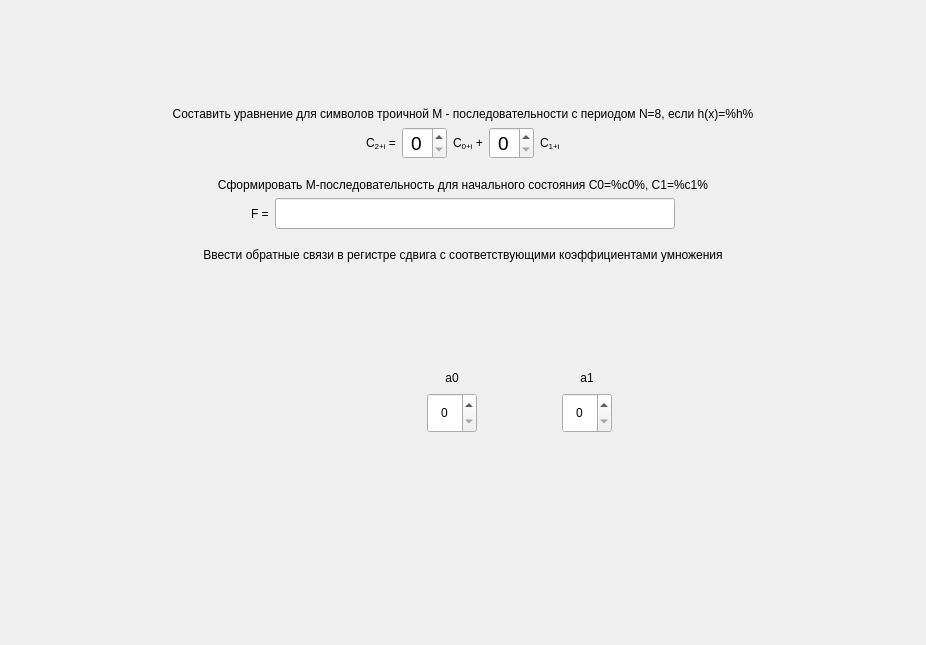
<?xml version="1.0" encoding="UTF-8"?>
<ui version="4.0">
 <class>ScreenTask10</class>
 <widget class="QFrame" name="ScreenTask10">
  <property name="geometry">
   <rect>
    <x>0</x>
    <y>0</y>
    <width>926</width>
    <height>645</height>
   </rect>
  </property>
  <property name="windowTitle">
   <string>Frame</string>
  </property>
  <layout class="QGridLayout" name="gridLayout">
   <property name="leftMargin">
    <number>0</number>
   </property>
   <property name="topMargin">
    <number>0</number>
   </property>
   <property name="rightMargin">
    <number>0</number>
   </property>
   <property name="bottomMargin">
    <number>0</number>
   </property>
   <item row="0" column="0">
    <layout class="QVBoxLayout" name="verticalLayout">
     <item>
      <spacer name="verticalSpacer">
       <property name="orientation">
        <enum>Qt::Vertical</enum>
       </property>
       <property name="sizeHint" stdset="0">
        <size>
         <width>0</width>
         <height>0</height>
        </size>
       </property>
      </spacer>
     </item>
     <item>
      <widget class="QLabel" name="titleA">
       <property name="styleSheet">
        <string notr="true">font: 75 16pt &quot;MS Shell Dlg 2&quot;;</string>
       </property>
       <property name="text">
        <string>Составить уравнение для символов троичной М - последовательности с периодом N=8, если h(x)=%h%</string>
       </property>
       <property name="alignment">
        <set>Qt::AlignCenter</set>
       </property>
       <property name="wordWrap">
        <bool>true</bool>
       </property>
      </widget>
     </item>
     <item>
      <layout class="QHBoxLayout" name="horizontalLayout">
       <item>
        <spacer name="horizontalSpacer">
         <property name="orientation">
          <enum>Qt::Horizontal</enum>
         </property>
         <property name="sizeHint" stdset="0">
          <size>
           <width>0</width>
           <height>0</height>
          </size>
         </property>
        </spacer>
       </item>
       <item>
        <widget class="QLabel" name="label_2">
         <property name="styleSheet">
          <string notr="true">font: 75 14pt &quot;MS Shell Dlg 2&quot;;</string>
         </property>
         <property name="text">
          <string>C&lt;sub&gt;2+i&lt;/sub&gt; =</string>
         </property>
        </widget>
       </item>
       <item>
        <widget class="QSpinBox" name="inputC0">
         <property name="sizePolicy">
          <sizepolicy hsizetype="Minimum" vsizetype="Fixed">
           <horstretch>0</horstretch>
           <verstretch>0</verstretch>
          </sizepolicy>
         </property>
         <property name="minimumSize">
          <size>
           <width>45</width>
           <height>30</height>
          </size>
         </property>
         <property name="font">
          <font>
           <pointsize>14</pointsize>
          </font>
         </property>
         <property name="alignment">
          <set>Qt::AlignCenter</set>
         </property>
         <property name="maximum">
          <number>3</number>
         </property>
        </widget>
       </item>
       <item>
        <widget class="QLabel" name="label_3">
         <property name="styleSheet">
          <string notr="true">font: 75 14pt &quot;MS Shell Dlg 2&quot;;</string>
         </property>
         <property name="text">
          <string>C&lt;sub&gt;0+i&lt;/sub&gt; +</string>
         </property>
        </widget>
       </item>
       <item>
        <widget class="QSpinBox" name="inputC1">
         <property name="sizePolicy">
          <sizepolicy hsizetype="Minimum" vsizetype="Fixed">
           <horstretch>0</horstretch>
           <verstretch>0</verstretch>
          </sizepolicy>
         </property>
         <property name="minimumSize">
          <size>
           <width>45</width>
           <height>30</height>
          </size>
         </property>
         <property name="font">
          <font>
           <pointsize>14</pointsize>
          </font>
         </property>
         <property name="alignment">
          <set>Qt::AlignCenter</set>
         </property>
         <property name="maximum">
          <number>3</number>
         </property>
        </widget>
       </item>
       <item>
        <widget class="QLabel" name="label_4">
         <property name="styleSheet">
          <string notr="true">font: 75 14pt &quot;MS Shell Dlg 2&quot;;</string>
         </property>
         <property name="text">
          <string>C&lt;sub&gt;1+i&lt;/sub&gt;</string>
         </property>
        </widget>
       </item>
       <item>
        <spacer name="horizontalSpacer_2">
         <property name="orientation">
          <enum>Qt::Horizontal</enum>
         </property>
         <property name="sizeHint" stdset="0">
          <size>
           <width>0</width>
           <height>0</height>
          </size>
         </property>
        </spacer>
       </item>
      </layout>
     </item>
     <item>
      <spacer name="verticalSpacer_3">
       <property name="orientation">
        <enum>Qt::Vertical</enum>
       </property>
       <property name="sizeType">
        <enum>QSizePolicy::Minimum</enum>
       </property>
       <property name="sizeHint" stdset="0">
        <size>
         <width>0</width>
         <height>13</height>
        </size>
       </property>
      </spacer>
     </item>
     <item>
      <widget class="QLabel" name="titleB">
       <property name="styleSheet">
        <string notr="true">font: 75 16pt &quot;MS Shell Dlg 2&quot;;</string>
       </property>
       <property name="text">
        <string>Сформировать М-последовательность для начального состояния С0=%c0%, С1=%c1%</string>
       </property>
       <property name="alignment">
        <set>Qt::AlignCenter</set>
       </property>
       <property name="wordWrap">
        <bool>true</bool>
       </property>
      </widget>
     </item>
     <item>
      <layout class="QHBoxLayout" name="horizontalLayout_3">
       <item>
        <spacer name="horizontalSpacer_5">
         <property name="orientation">
          <enum>Qt::Horizontal</enum>
         </property>
         <property name="sizeHint" stdset="0">
          <size>
           <width>0</width>
           <height>0</height>
          </size>
         </property>
        </spacer>
       </item>
       <item>
        <widget class="QLabel" name="label_10">
         <property name="styleSheet">
          <string notr="true">font: 75 14pt &quot;MS Shell Dlg 2&quot;;</string>
         </property>
         <property name="text">
          <string>F =</string>
         </property>
        </widget>
       </item>
       <item>
        <widget class="QLineEdit" name="inputF">
         <property name="sizePolicy">
          <sizepolicy hsizetype="Fixed" vsizetype="Fixed">
           <horstretch>0</horstretch>
           <verstretch>0</verstretch>
          </sizepolicy>
         </property>
         <property name="minimumSize">
          <size>
           <width>400</width>
           <height>0</height>
          </size>
         </property>
         <property name="font">
          <font>
           <pointsize>14</pointsize>
          </font>
         </property>
         <property name="maxLength">
          <number>7</number>
         </property>
         <property name="alignment">
          <set>Qt::AlignCenter</set>
         </property>
        </widget>
       </item>
       <item>
        <spacer name="horizontalSpacer_6">
         <property name="orientation">
          <enum>Qt::Horizontal</enum>
         </property>
         <property name="sizeHint" stdset="0">
          <size>
           <width>0</width>
           <height>0</height>
          </size>
         </property>
        </spacer>
       </item>
      </layout>
     </item>
     <item>
      <spacer name="verticalSpacer_4">
       <property name="orientation">
        <enum>Qt::Vertical</enum>
       </property>
       <property name="sizeType">
        <enum>QSizePolicy::Minimum</enum>
       </property>
       <property name="sizeHint" stdset="0">
        <size>
         <width>0</width>
         <height>13</height>
        </size>
       </property>
      </spacer>
     </item>
     <item>
      <widget class="QLabel" name="titleC">
       <property name="styleSheet">
        <string notr="true">font: 75 16pt &quot;MS Shell Dlg 2&quot;;</string>
       </property>
       <property name="text">
        <string>Ввести обратные связи в регистре сдвига с соответствующими коэффициентами умножения</string>
       </property>
       <property name="alignment">
        <set>Qt::AlignCenter</set>
       </property>
       <property name="wordWrap">
        <bool>true</bool>
       </property>
      </widget>
     </item>
     <item>
      <layout class="QHBoxLayout" name="horizontalLayout_2">
       <item>
        <spacer name="horizontalSpacer_3">
         <property name="orientation">
          <enum>Qt::Horizontal</enum>
         </property>
         <property name="sizeHint" stdset="0">
          <size>
           <width>0</width>
           <height>0</height>
          </size>
         </property>
        </spacer>
       </item>
       <item>
        <widget class="QWidget" name="widget" native="true">
         <property name="sizePolicy">
          <sizepolicy hsizetype="Fixed" vsizetype="Fixed">
           <horstretch>0</horstretch>
           <verstretch>0</verstretch>
          </sizepolicy>
         </property>
         <property name="minimumSize">
          <size>
           <width>412</width>
           <height>270</height>
          </size>
         </property>
         <property name="maximumSize">
          <size>
           <width>412</width>
           <height>270</height>
          </size>
         </property>
         <widget class="QLabel" name="label">
          <property name="geometry">
           <rect>
            <x>0</x>
            <y>0</y>
            <width>412</width>
            <height>270</height>
           </rect>
          </property>
          <property name="text">
           <string>&lt;html&gt;&lt;head/&gt;&lt;body&gt;&lt;p&gt;&lt;img src=&quot;:img/objects/circuit-template(s=2).png&quot;/&gt;&lt;/p&gt;&lt;/body&gt;&lt;/html&gt;</string>
          </property>
         </widget>
         <widget class="QSpinBox" name="inputA0">
          <property name="geometry">
           <rect>
            <x>170</x>
            <y>125</y>
            <width>50</width>
            <height>40</height>
           </rect>
          </property>
          <property name="styleSheet">
           <string notr="true">font: 14pt &quot;MS Shell Dlg 2&quot;;</string>
          </property>
          <property name="alignment">
           <set>Qt::AlignCenter</set>
          </property>
          <property name="maximum">
           <number>2</number>
          </property>
         </widget>
         <widget class="QLabel" name="label_5">
          <property name="geometry">
           <rect>
            <x>170</x>
            <y>100</y>
            <width>50</width>
            <height>20</height>
           </rect>
          </property>
          <property name="styleSheet">
           <string notr="true">font: 14pt &quot;MS Shell Dlg 2&quot;;</string>
          </property>
          <property name="text">
           <string>a0</string>
          </property>
          <property name="alignment">
           <set>Qt::AlignCenter</set>
          </property>
         </widget>
         <widget class="QSpinBox" name="inputA1">
          <property name="geometry">
           <rect>
            <x>305</x>
            <y>125</y>
            <width>50</width>
            <height>40</height>
           </rect>
          </property>
          <property name="styleSheet">
           <string notr="true">font: 14pt &quot;MS Shell Dlg 2&quot;;</string>
          </property>
          <property name="alignment">
           <set>Qt::AlignCenter</set>
          </property>
          <property name="maximum">
           <number>2</number>
          </property>
         </widget>
         <widget class="QLabel" name="label_6">
          <property name="geometry">
           <rect>
            <x>305</x>
            <y>100</y>
            <width>50</width>
            <height>20</height>
           </rect>
          </property>
          <property name="styleSheet">
           <string notr="true">font: 14pt &quot;MS Shell Dlg 2&quot;;</string>
          </property>
          <property name="text">
           <string>a1</string>
          </property>
          <property name="alignment">
           <set>Qt::AlignCenter</set>
          </property>
         </widget>
        </widget>
       </item>
       <item>
        <spacer name="horizontalSpacer_4">
         <property name="orientation">
          <enum>Qt::Horizontal</enum>
         </property>
         <property name="sizeHint" stdset="0">
          <size>
           <width>0</width>
           <height>0</height>
          </size>
         </property>
        </spacer>
       </item>
      </layout>
     </item>
     <item>
      <spacer name="verticalSpacer_2">
       <property name="orientation">
        <enum>Qt::Vertical</enum>
       </property>
       <property name="sizeHint" stdset="0">
        <size>
         <width>0</width>
         <height>0</height>
        </size>
       </property>
      </spacer>
     </item>
    </layout>
   </item>
  </layout>
 </widget>
 <resources/>
 <connections/>
</ui>
